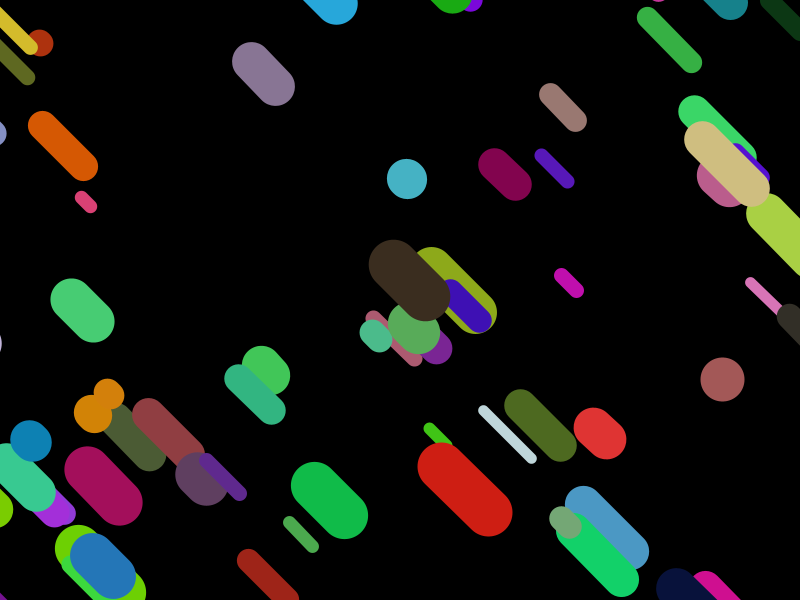
Frame 1 (no input)
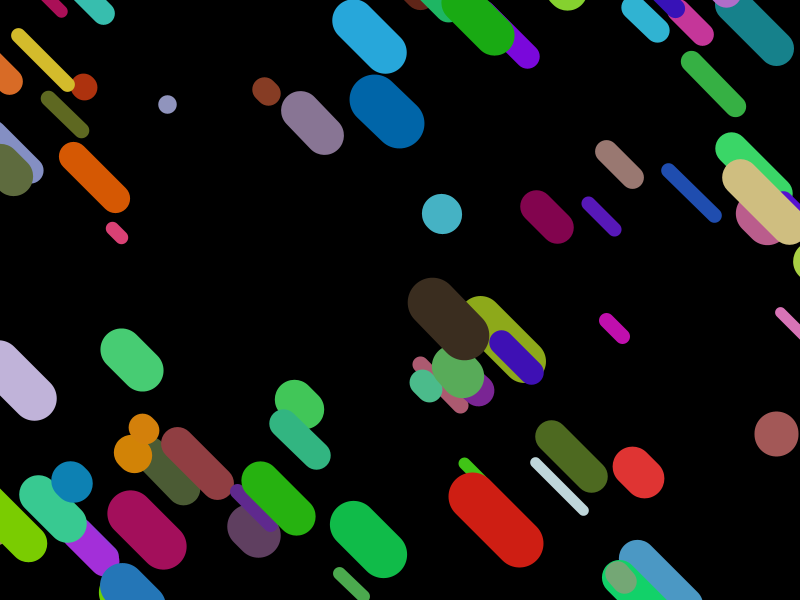
Frame 60 (the mouse pressed at the canvas centre just before this capture)
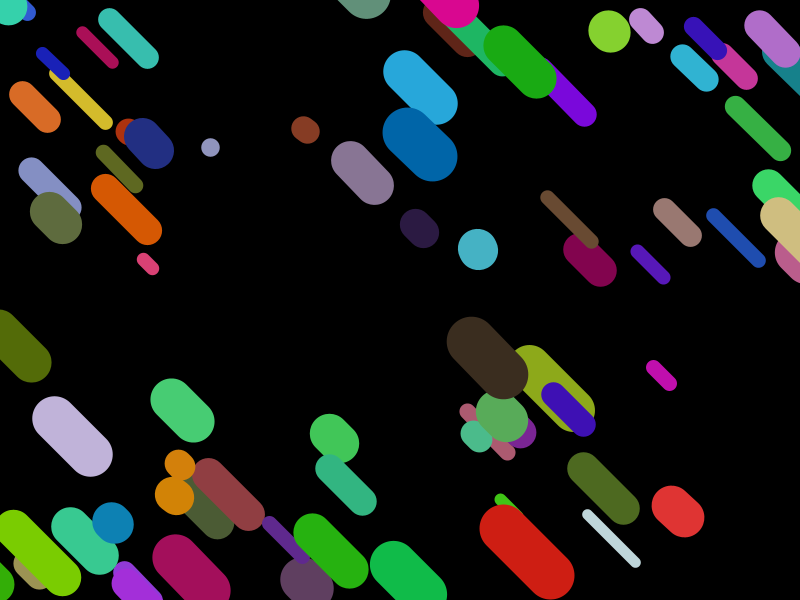
Frame 120 (the mouse held since frame 60 and released just before this capture)

The Processing sketch that drew these frames (run headless with seeded random() and noise(); from frame 60 on, the mouse is pressed at the canvas centre):

// Processing sketch: Fondo_Scroll2
// ── Fondo_Scroll2.pde
diagonalSystem ds;
float r1, r2, r3,n;

void setup() {
  size(800, 600);
  smooth();
  background(255);
  ds = new diagonalSystem();
} 

void draw() {
  background(0);
  while(n < 101){
    ds.anyadir();
    n++;
  }
  ds.actu();
} 



// ── diagonal.pde
class diagonal{
  color col;
  float anch, x, y, x2,y2,vel,largo;
  diagonal(float _x, float _y, color _col, float _anch, float _vel) {
    col = _col;
    anch = _anch;
    largo = random(50);
    x2 = _x + largo;
    y2 = _y + largo;
    x = _x;
    y = _y;
    vel = _vel;
  }

  void actu() {
    stroke(col);
    strokeWeight(anch);
    line(x, y, x2, y2);
    x = x + vel;
    y = y + vel;
    x2 = x2 + vel;
    y2 = y2 + vel;
  }
}


// ── diagonalSystem.pde
class diagonalSystem{
  ArrayList diagonales;
  
  diagonalSystem(){
    diagonales = new ArrayList();
  }
  
  void actu(){
    for(int i = 0; i < diagonales.size(); i++){
      diagonal a = (diagonal) diagonales.get(i);
      a.actu();
      if(a.y > height){
        diagonales.remove(i);
         n--;
      }
    }
  }
  
  void anyadir(){
    color colors = color(random(225),random(225),random(225));
    diagonales.add(new diagonal(random(-200,width),random(-200,height),colors,random(10,50), random(0.5,1)));
  }
}
